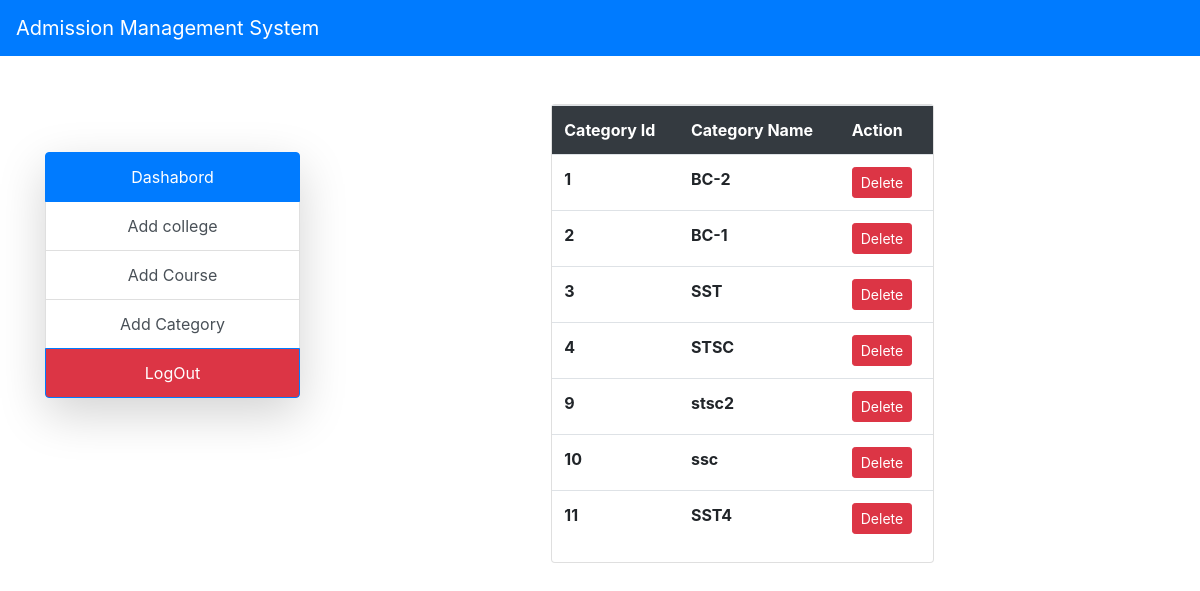
The page /director/all_category (signed in) on the database its author committed.
### admission/models.py (models this page shows, shortened)
class Category(models.Model):
    cat_id = models.AutoField(primary_key=True)
    cat_name = models.CharField(max_length=200)

### admission/views.py (the view)
# urls.py: path('director/all_category',views.all_category,name="all_category"),
def all_category(r):
    if not r.session.has_key('login'):
        return redirect(login)
    data = {"cat":Category.objects.all()}
    return render(r,'director/all_category.html',data)

### templates/director/all_category.html
{% extends 'director/base.html' %}
{% block side %}
   {{ block.super }}
{% endblock %}
{% block content %}
   <div class="container">
     <div class="row">
         <div class="col-lg-6 mx-auto">
         <div class="card">
             <table class="table table-hover">
                 <tr class="bg-dark text-white">
                     <th>Category Id</th>
                     <th>Category Name</th>
                     <th>Action</th>
                 </tr>
           {% for x in cat %}
                 <tr>
                     <th>{{ x.cat_id }}</th>
                     <th>{{ x.cat_name }}</th>
                     <th><a href="{% url 'dcategory' x.cat_id %}" class="btn btn-sm btn-danger">Delete</a></th>
                 </tr>
            {% endfor %}
             </table>
         </div>
         </div>
     </div>
   </div>
{% endblock %}

### rows shown on the page
Category: cat_id "1", cat_name "BC-2"
Category: cat_id "2", cat_name "BC-1"
Category: cat_id "3", cat_name "SST"
Category: cat_id "4", cat_name "STSC"
Category: cat_id "9", cat_name "stsc2"
Category: cat_id "10", cat_name "ssc"
Category: cat_id "11", cat_name "SST4"
